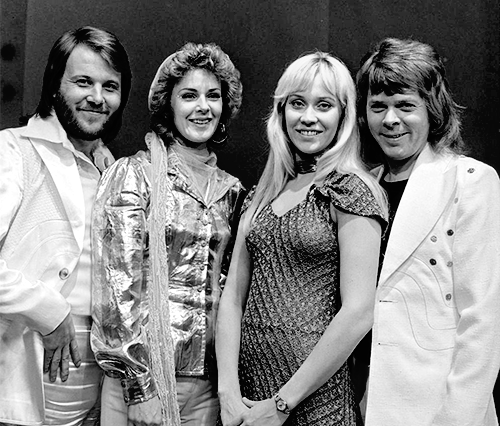
#> input picture Raspi/images/abba.png, 500 x 426 px
$ python face_recognition.py   (Python 2 division)   (older library calls are emulated)
#> lines starting #> are read from the running program, lines starting #| are printed output that depends on the picture; after the words box and inside, x2 and y2 are one past the last pixel; in counts of white or black regions, pixels touching at a corner belong together
#! /usr/bin/python

# This example shows the simplest way of getting an image from the raspi's camera. The # #Face detection, using CascadeClassifiers
# image: is an OpenCV image so we also show how to perform edge detection on the image

import numpy as np

import time
import argparse
import cv2
import py_websockets_bot

#---------------------------------------------------------------------------------------------------
if __name__ == "__main__":

    print 'Pablo begin!'

    face_cascade = cv2.CascadeClassifier('haarcascade_frontalface_alt.xml')
    eye_cascade = cv2.CascadeClassifier('haarcascade_eye.xml')

    img = cv2.imread('images/abba.png')
#> img is the input picture: shape (426, 500, 3); min 0, max 255, mean 130.8
    gray = cv2.cvtColor(img, cv2.COLOR_BGR2GRAY)

    faces = face_cascade.detectMultiScale(
        gray,
        scaleFactor=1.1,
        minNeighbors=5,
        minSize=(30, 30),
        flags = cv2.cv.CV_HAAR_SCALE_IMAGE
    )
#> faces = [[170, 71, 63, 63], [58, 55, 74, 74], [356, 81, 70, 70], [272, 74, 78, 78]]

    print "Found {0} faces!".format(len(faces))
#| Found 4 faces!

    for (x,y,w,h) in faces:
        print 'face!'
        cv2.rectangle(img,(x,y),(x+w,y+h),(255,0,0),2)
        roi_gray = gray[y:y+h, x:x+w]
        roi_color = img[y:y+h, x:x+w]
        eyes = eye_cascade.detectMultiScale(roi_gray)
        for (ex,ey,ew,eh) in eyes:
            cv2.rectangle(roi_color,(ex,ey),(ex+ew,ey+eh),(0,255,0),2)
            print 'eye!'
#> this loop made 4 passes
#> (x, y, w, h, eyes) on passes 2 to 4: (58, 55, 74, 74, [[40, 20, 22, 22]]), (356, 81, 70, 70, [[12, 13, 24, 24]]), (272, 74, 78, 78, [[14, 17, 24, 24], [39, 19, 24, 24]])
#| face!
#| face!
#| eye!
#| face!
#| eye!
#| face!
#| eye!
#| eye!
#> pass 1, `roi_gray = gray[y:y+h, x:x+w]`:
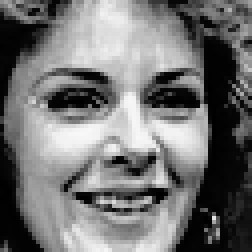
#> roi_gray: shape (63, 63) (shown 4 times larger); min 0, max 248, mean 115.7
#> pass 1, `roi_color = img[y:y+h, x:x+w]`:
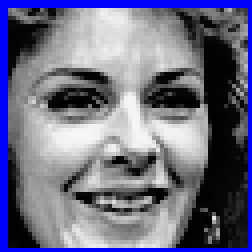
#> roi_color: shape (63, 63, 3) (shown 4 times larger); mean B, G, R 132.6, 108.9, 108.9
#> pass 2, `roi_gray = gray[y:y+h, x:x+w]`:
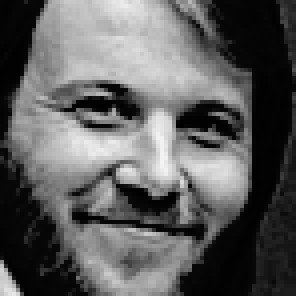
#> roi_gray: shape (74, 74) (shown 4 times larger); min 0, max 244, mean 94.2
#> pass 2, `roi_color = img[y:y+h, x:x+w]`:
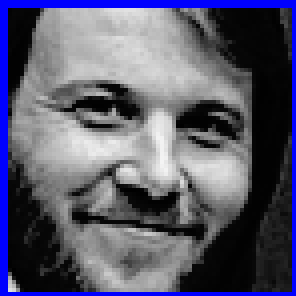
#> roi_color: shape (74, 74, 3) (shown 4 times larger); mean B, G, R 109.7, 89.5, 89.5
#> after the loop:
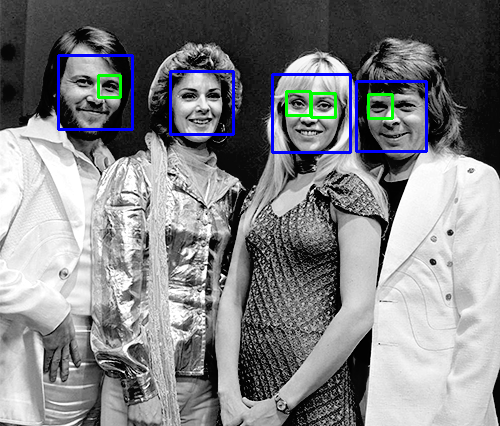
#> img: shape (426, 500, 3); 2.1% of pixels changed, all inside (x1, y1, x2, y2) = (57, 54, 428, 154)
#> after the loop:
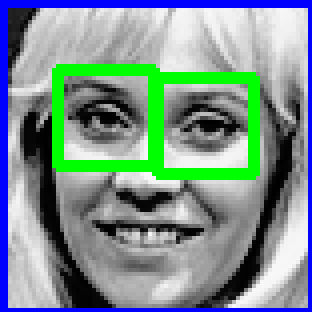
#> roi_color: shape (78, 78, 3) (shown 4 times larger); mean B, G, R 143.4, 146, 124.2
#> after the loop:
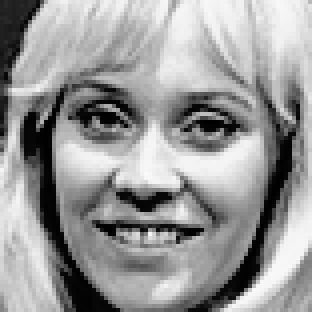
#> roi_gray: shape (78, 78) (shown 4 times larger); min 0, max 249, mean 152.6

    # Display the image
    cv2.imshow('img',img)

    print 'Pablo end!'

    # Wait for the user to press a key
    cv2.waitKey( 0 )

$ run again, with Raspi/images/pablo.jpg saved as Raspi/images/abba.png
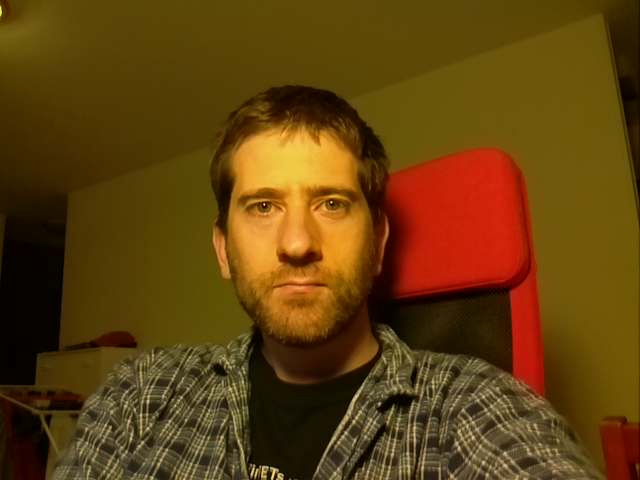
#> input picture Raspi/images/pablo.jpg, 640 x 480 px
#> img is the input picture: shape (480, 640, 3); mean B, G, R 14.5, 64.7, 97.6
#> `gray = cv2.cvtColor(img, cv2.COLOR_BGR2GRAY)`:
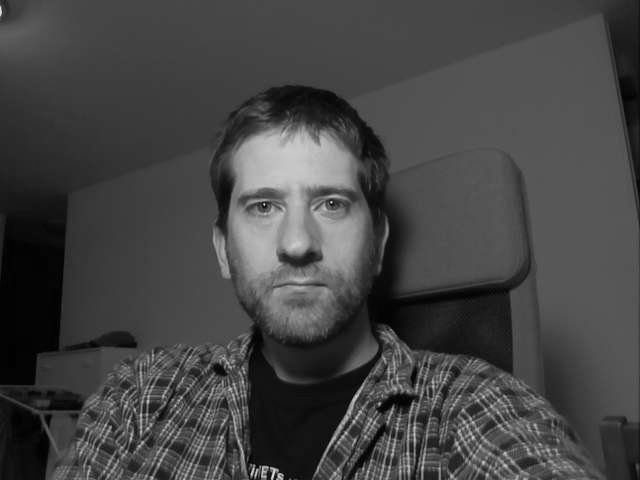
#> gray: shape (480, 640); min 0, max 228, mean 68.9
#> faces = [[207, 134, 181, 181]]
#| Found 1 faces!
#> the loop `for (x,y,w,h) in faces:` made 1 pass
#> (x, y, w, h, eyes) on pass 1: (207, 134, 181, 181, [[101, 51, 40, 40], [34, 52, 43, 43]])
#> (printed output is left out)
#> after the loop `for (x,y,w,h) in faces:`:
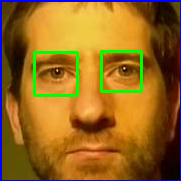
#> roi_color: shape (181, 181, 3); mean B, G, R 32, 104.4, 149.1
